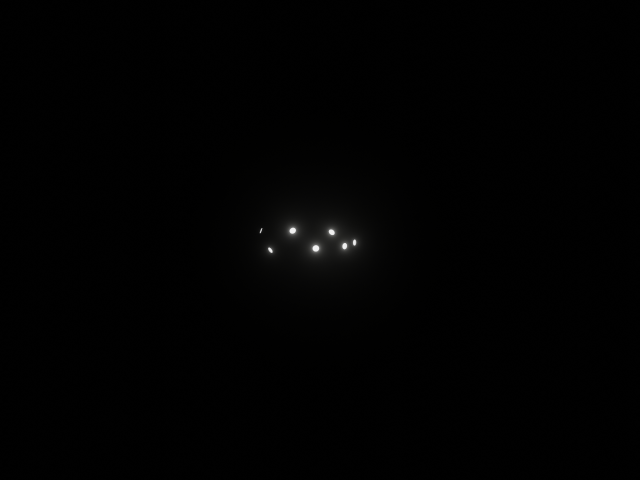
#> input picture led_pos_simulation/blender_3d/image_output/real_image/images/CAMERA_0_blender_test_image_1.png, 1280 x 960 px (shown at 1/2 size)
$ python triangulate.py
#> lines starting #> are read from the running program, lines starting #| are printed output that depends on the picture
import numpy as np
from matplotlib import gridspec
from matplotlib.ticker import FormatStrFormatter
from mpl_toolkits.mplot3d import Axes3D
from matplotlib.widgets import TextBox
from collections import OrderedDict
from dataclasses import dataclass
import pickle
import gzip
import cv2
import glob
import os
import matplotlib as mpl
import tkinter as tk
import matplotlib.patches as patches
from mpl_toolkits.axes_grid1.inset_locator import zoomed_inset_axes, mark_inset
import json
import matplotlib.ticker as ticker
from enum import Enum, auto
import copy
import re
import subprocess
import cv2
import traceback
import math
import matplotlib.pyplot as plt
import seaborn as sns
import pandas as pd
import itertools
from typing import List, Dict
from scipy.optimize import least_squares
from scipy.sparse import lil_matrix


# origin_led_data = np.array([
#     [-0.02146761, -0.00338068, -0.01452609],
#     [-0.0318701,  0.0056534,  -0.01280416],
#     [-0.03692925,  0.00851113,  0.00131286],
#     [-0.04287211,  0.02633948, -0.00218811],
#     [-0.04170018,  0.0351938,   0.0201169 ],
#     [-0.02923584,  0.0621018,   0.01633358],
#
# ])
origin_led_data = np.array([
    [-0.021694, - 0.00343949, - 0.01382317],
    [-0.03214488,  0.00565171, -0.01205724],
    [-0.03664481,  0.00933376,  0.00323258],
    [-0.04251254,  0.02695509, -0.00198855],
    [-0.04160133, 0.03601583,  0.01995078],
    [-0.02816196,  0.06226372,  0.01623387],

])
#
# origin_led_data = np.array([
#     [-0.02146761, -0.00343424, -0.01381839],
#     [-0.0318701, 0.00568587, -0.01206734],
#     [-0.03692925, 0.00930785, 0.00321071],
#     [-0.04287211, 0.02691347, -0.00194137],
#     [-0.04170018, 0.03609551, 0.01989264],
#     [-0.02923584, 0.06186962, 0.0161972],
#     [-0.01456789, 0.06295633, 0.03659283],
#     [0.00766914, 0.07115411, 0.0206431],
#     [0.02992447, 0.05507271, 0.03108736],
#     [0.03724313, 0.05268665, 0.01100446],
#     [0.04265723, 0.03016438, 0.01624689],
#     [0.04222733, 0.0228845, -0.00394005],
#     [0.03300807, 0.00371497, 0.00026865],
#     [0.03006234, 0.00378822, -0.01297127],
#     [0.02000199, -0.00388647, -0.014973]
# ])

origin_led_dir = np.array([
    [-0.52706841, -0.71386452, -0.46108171],
    [-0.71941994, -0.53832866, -0.43890456],
    [-0.75763735, -0.6234486, 0.19312559],
    [-0.95565641, 0.00827838, -0.29436762],
    [-0.89943476, -0.04857372, 0.43434745],
    [-0.57938915, 0.80424722, -0.13226727],
    [-0.32401356, 0.5869508, 0.74195955],
    [0.14082806, 0.97575588, -0.16753482],
    [0.66436362, 0.41503629, 0.62158335],
    [0.77126662, 0.61174447, -0.17583089],
    [0.90904575, -0.17393345, 0.37865945],
    [0.9435189, -0.10477919, -0.31431419],
    [0.7051038, -0.6950803, 0.14032818],
    [0.67315478, -0.5810967, -0.45737213],
    [0.49720891, -0.70839529, -0.5009585]
])

camera_matrix = [

    [np.array([[712.623, 0.0, 653.448],
               [0.0, 712.623, 475.572],
               [0.0, 0.0, 1.0]], dtype=np.float64),
     np.array([[0.072867], [-0.026268], [0.007135], [-0.000997]], dtype=np.float64)],

    [np.array([[716.896, 0.0, 668.902],
               [0.0, 716.896, 460.618],
               [0.0, 0.0, 1.0]], dtype=np.float64),
     np.array([[0.07542], [-0.026874], [0.006662], [-0.000775]], dtype=np.float64)],

]
default_dist_coeffs = np.zeros((4, 1))
default_cameraK = np.eye(3).astype(np.float64)

READ = 0
WRITE = 1
SUCCESS = 0
ERROR = -1
DONE = 1
NOT_SET = -1
CAP_PROP_FRAME_WIDTH = 1280
CAP_PROP_FRAME_HEIGHT = 960
CV_MIN_THRESHOLD = 150
CV_MAX_THRESHOLD = 255

show_plt = 1
undistort = 1

json_file = './jsons/test_1/blob_area.json'
std_file = './jsons/test_1/blob_area_all.json'
blend_image_l = "./images/CAMERA_0_blender_test_image_1.png"
real_image_l = "./images/left_frame_1.png"
blend_image_r = "./images/CAMERA_1_blender_test_image_1.png"
real_image_r = "./images/right_frame_1.png"


# [9 lines of commented-out code are left out]
CAMERA_INFO = {}
CAMERA_INFO_STRUCTURE = {
    'camera_calibration': {'camera_k': [], 'dist_coeff': []},
    'led_num': [],
    'points2D': {'greysum': [], 'opencv': [], 'blender': []},
    'points2D_U': {'greysum': [], 'opencv': [], 'blender': []},
    'points3D': [],
    'rt': {'rvec': [], 'tvec': []},
    'remake_3d': [],
    'distance': []
}


class POSE_ESTIMATION_METHOD(Enum):
    # Opencv legacy
    SOLVE_PNP_RANSAC = auto()
    SOLVE_PNP_REFINE_LM = auto()
    SOLVE_PNP_AP3P = auto()
    SOLVE_PNP = auto()
    SOLVE_PNP_RESERVED = auto()
# [61 lines left out: functions solvepnp_ransac, solvepnp_ransac_refineLM, solvepnp_AP3P, not called in this run]
SOLVE_PNP_FUNCTION = {
    POSE_ESTIMATION_METHOD.SOLVE_PNP_RANSAC: solvepnp_ransac,
    POSE_ESTIMATION_METHOD.SOLVE_PNP_REFINE_LM: solvepnp_ransac_refineLM,
    POSE_ESTIMATION_METHOD.SOLVE_PNP_AP3P: solvepnp_AP3P,
}
METHOD = POSE_ESTIMATION_METHOD.SOLVE_PNP_AP3P
def pickle_data(rw_mode, path, data):
    import pickle
    import gzip
    try:
        if rw_mode == READ:
            with gzip.open(path, 'rb') as f:
                data = pickle.load(f)
            return data
        elif rw_mode == WRITE:
            with gzip.open(path, 'wb') as f:
                pickle.dump(data, f)
        else:
            print('not support mode')
    except:
        print('file r/w error')
        return ERROR
def rw_json_data(rw_mode, path, data):
    try:
        if rw_mode == READ:
            with open(path, 'r', encoding="utf-8") as rdata:
                json_data = json.load(rdata)
            return json_data
        elif rw_mode == WRITE:
            print(data)
            with open(path, 'w', encoding="utf-8") as wdata:
                json.dump(data, wdata, ensure_ascii=False, indent="\t")
        else:
            print('not support mode')
    except:
        # print('file r/w error')
        return ERROR
# [4 lines left out: function view_camera_infos, not called in this run]
def zoom_factory(ax, base_scale=2.):
    # [29 lines left out: function zoom_fun, not called in this run]

    # get the figure of interest
    fig = ax.get_figure()
    # attach the call back
    fig.canvas.mpl_connect('scroll_event', zoom_fun)

    # return the function
    return zoom_fun
# [44 lines left out: functions find_center, detect_led_lights, not called in this run]
def add_value(my_dict, key, tag, value):
    compound_key = str(key) + "-" + tag
    my_dict[compound_key] = value  # 이전 값을 삭제하고 새로운 값을 저장합니다.
def draw_bboxes(image, bboxes):
    if len(bboxes) > 0:
        except_pos = 0
        for i, data in enumerate(bboxes):
            (x, y, w, h) = data['bbox']
            IDX = data['idx']
            except_pos += 1
            if except_pos == len(bboxes) / 2:
                color = (255, 255, 255)
                line_width = 1
                except_pos = 0
            else:
                color = (0, 255, 0)
                line_width = 2

            cv2.rectangle(image, (int(x), int(y)), (int(x + w), int(y + h)), color, line_width,
                          1)
            view_camera_infos(image, ''.join([f'{IDX}']), int(x), int(y) - 10)
def blob_area_set(index, image, tag, file_path):
    bboxes = []
    json_data = rw_json_data(READ, file_path, None)
    compound_key = str(index) + "-" + tag
    if json_data != ERROR:
        if compound_key in json_data:
            bboxes = json_data[compound_key]['bboxes']
    else:
        json_data = OrderedDict()
    print(bboxes)
    while True:
        draw_img = image.copy()
        _, img_filtered = cv2.threshold(draw_img, CV_MIN_THRESHOLD, CV_MAX_THRESHOLD, cv2.THRESH_TOZERO)
        IMG_GRAY = cv2.cvtColor(img_filtered, cv2.COLOR_BGR2GRAY)
        draw_bboxes(draw_img, bboxes)
        key = cv2.waitKey(1)
        if key == ord('a'):
            cv2.imshow(f"{compound_key}", IMG_GRAY)
            bbox = cv2.selectROI(f"{compound_key}", IMG_GRAY)
            while True:
                inputs = input('input led number: ')
                if inputs.isdigit():
                    input_number = int(inputs)
                    if input_number in range(0, 1000):
                        (x, y, w, h) = bbox
                        print('label number ', input_number)
                        print('bbox ', bbox)
                        if x >= CAP_PROP_FRAME_WIDTH:
                            cam_id = 1
                        else:
                            cam_id = 0
                        bboxes.append({'idx': input_number, 'bbox': bbox, 'id': cam_id})
                        break
                elif cv2.waitKey(1) == ord('q'):
                    bboxes.clear()
                    break
        elif key == ord('c'):
            print('clear area')
            bboxes.clear()

        elif key == ord('s'):
            print('save blob area')
            add_value(json_data, index, tag, {'bboxes': bboxes})
            # Write json data
            rw_json_data(WRITE, file_path, json_data)

        elif key & 0xFF == 27:
            print('ESC pressed')
            cv2.destroyAllWindows()
            return ERROR
        elif key == ord('n'):
            print('go next step')
            break

        cv2.imshow(f"{compound_key}", draw_img)
# [398 lines left out: functions remake_3d_point, calculation, refactor_3d, triangulate_test, test_result, solve_pnp_and_plot and 3 more, not called in this run]
def solvePnP_std_test():
    blob_set = NOT_SET
    root = tk.Tk()
    width_px = root.winfo_screenwidth()
    height_px = root.winfo_screenheight()

    # 모니터 해상도에 맞게 조절
    mpl.rcParams['figure.dpi'] = 120  # DPI 설정
    monitor_width_inches = width_px / mpl.rcParams['figure.dpi']  # 모니터 너비를 인치 단위로 변환
    monitor_height_inches = height_px / mpl.rcParams['figure.dpi']  # 모니터 높이를 인치 단위로 변환

    fig = plt.figure(figsize=(monitor_width_inches, monitor_height_inches), num='LED Position FinDer')

    # 2:1 비율로 큰 그리드 생성
    gs = gridspec.GridSpec(1, 2, width_ratios=[1, 2])

    # 왼쪽 그리드에 subplot 할당
    ax1 = plt.subplot(gs[0], projection='3d')

    # 오른쪽 그리드를 위에는 2개, 아래는 3개로 분할
    gs_sub = gridspec.GridSpecFromSubplotSpec(2, 1, subplot_spec=gs[1], height_ratios=[1, 1])

    # 분할된 오른쪽 그리드의 위쪽에 subplot 할당
    gs_sub_top = gridspec.GridSpecFromSubplotSpec(1, 2, subplot_spec=gs_sub[0])
    ax2 = plt.subplot(gs_sub_top[0])
    ax3 = plt.subplot(gs_sub_top[1])

    # 분할된 오른쪽 그리드의 아래쪽에 subplot 할당
    gs_sub_bottom = gridspec.GridSpecFromSubplotSpec(1, 3, subplot_spec=gs_sub[1])
    ax4 = plt.subplot(gs_sub_bottom[0])
    ax5 = plt.subplot(gs_sub_bottom[1])
    ax6 = plt.subplot(gs_sub_bottom[2])

    # ax1 설정
    origin_pts = np.array(origin_led_data).reshape(-1, 3)
    ax1.set_title('3D plot')
    ax1.scatter(origin_pts[:, 0], origin_pts[:, 1], origin_pts[:, 2], color='black', alpha=0.5, marker='o', s=10)
    ax1.scatter(0, 0, 0, marker='o', color='k', s=20)
    ax1.set_xlim([-0.1, 0.1])
    ax1.set_xlabel('X')
    ax1.set_ylim([-0.1, 0.1])
    ax1.set_ylabel('Y')
    ax1.set_zlim([-0.1, 0.1])
    ax1.set_zlabel('Z')
    scale = 1.5
    f = zoom_factory(ax1, base_scale=scale)  # 이부분은 ax1이 zoom in, zoom out 기능을 가지게 해주는 코드입니다.

    # ax3 설정
    led_number = len(origin_led_data)
    ax4.set_title('distance BL')
    ax4.set_xlim([0, led_number])  # x축을 LED 번호의 수 만큼 설정합니다. 이 경우 14개로 설정됩니다.
    ax4.set_xticks(range(led_number))  # x축에 표시되는 눈금을 LED 번호의 수 만큼 설정합니다.
    ax4.set_xticklabels(range(led_number))  # x축에 표시되는 눈금 라벨을 LED 번호의 수 만큼 설정합니다.

    ax5.set_title('distance RE')
    ax5.set_xlim([0, led_number])  # x축을 LED 번호의 수 만큼 설정합니다. 이 경우 14개로 설정됩니다.
    ax5.set_xticks(range(led_number))  # x축에 표시되는 눈금을 LED 번호의 수 만큼 설정합니다.
    ax5.set_xticklabels(range(led_number))  # x축에 표시되는 눈금 라벨을 LED 번호의 수 만큼 설정합니다.

    ax6.set_xlabel('Camera ID')
    ax6.set_ylabel('Mean and Std Dev')

    # 평균과 표준편차를 저장할 데이터프레임 생성
    df = pd.DataFrame(columns=['model_cam_id', 'type', 'mean', 'std'])
    # 모델과 카메라 ID별로 rvec, tvec 값 저장할 딕셔너리 초기화
    rvecs = {}
    tvecs = {}

    while True:
        B_img_l = cv2.imread(blend_image_l)
        B_img_r = cv2.imread(blend_image_r)
        R_img_l = cv2.imread(real_image_l)
        R_img_r = cv2.imread(real_image_r)
        STACK_FRAME_B = np.hstack((B_img_l, B_img_r))
        STACK_FRAME_R = np.hstack((R_img_l, R_img_r))
        if blob_set == NOT_SET:
            if blob_area_set(0, STACK_FRAME_B, 'BL', std_file) == ERROR:
                break
            if blob_area_set(0, STACK_FRAME_R, 'RE', std_file) == ERROR:
                break
        blob_set = DONE
        key = cv2.waitKey(1)
        if key & 0xFF == 27:
            print('ESC pressed')
            break
        elif key == ord('c'):
            json_data = rw_json_data(READ, std_file, None)
            bboxes_bl = json_data[f"{0}-BL"]['bboxes']
            bboxes_re = json_data[f"{0}-RE"]['bboxes']
            _, img_bl_filtered = cv2.threshold(STACK_FRAME_B, CV_MIN_THRESHOLD, CV_MAX_THRESHOLD, cv2.THRESH_TOZERO)
            IMG_GRAY_BL = cv2.cvtColor(img_bl_filtered, cv2.COLOR_BGR2GRAY)
            _, img_re_filtered = cv2.threshold(STACK_FRAME_R, CV_MIN_THRESHOLD, CV_MAX_THRESHOLD, cv2.THRESH_TOZERO)
            IMG_GRAY_RE = cv2.cvtColor(img_re_filtered, cv2.COLOR_BGR2GRAY)
            process_combinations(IMG_GRAY_BL, bboxes_bl, 'BL')
            process_combinations(IMG_GRAY_RE, bboxes_re, 'RE')

            # ax2 설정
            ax2.set_title('Projection BL')
            ax2.imshow(IMG_GRAY_BL, cmap='gray')
            ax3.set_title('Projection RE')
            ax3.imshow(IMG_GRAY_RE, cmap='gray')

            rvecs_RE_0 = []
            tvecs_RE_0 = []

            for keys, cam_data in CAMERA_INFO.items():
                model_cam_id = keys.split('-')[1]  # 'BL_0', 'BL_1', 'RE_0', 'RE_1' 등 추출
                if model_cam_id == 'RE_0':
                    rvec = cam_data['rt']['rvec']  # rvec 벡터 계산
                    tvec = cam_data['rt']['tvec']  # tvec 벡터 계산
                    rvecs_RE_0.append(rvec)
                    tvecs_RE_0.append(tvec)

            # 'RE_0'에 해당하는 rvec과 tvec 값들을 출력하고, 각 인자별로 평균값을 계산
            rvecs_RE_0 = np.array(rvecs_RE_0)
            tvecs_RE_0 = np.array(tvecs_RE_0)

            print("rvecs for 'RE_0':", rvecs_RE_0)
            print("tvecs for 'RE_0':", tvecs_RE_0)

            # 평균값 계산
            rvecs_RE_0_mean = np.mean(rvecs_RE_0, axis=0)
            tvecs_RE_0_mean = np.mean(tvecs_RE_0, axis=0)

            print("Average rvec for 'RE_0':", rvecs_RE_0_mean.flatten())
            print("Average tvec for 'RE_0':", tvecs_RE_0_mean.flatten())

            for keys, cam_data in CAMERA_INFO.items():
                cam_id = int(keys.split('_')[1])
                points2D = np.array(cam_data['points2D']['greysum'])
                points2D_opencv = np.array(cam_data['points2D']['opencv'])
                remake_3d = np.array(cam_data['remake_3d'])
                led_index = np.array(cam_data['led_num'])
                dist_diff = np.array(cam_data['distance'])
                model_cam_id = keys.split('-')[1]  # 'BL_0', 'BL_1', 'RE_0', 'RE_1' 등 추출
                rvec = np.linalg.norm(cam_data['rt']['rvec'])  # rvec 벡터의 길이 계산
                tvec = np.linalg.norm(cam_data['rt']['tvec'])  # tvec 벡터의 길이 계산
                if model_cam_id not in rvecs:
                    rvecs[model_cam_id] = []
                if model_cam_id not in tvecs:
                    tvecs[model_cam_id] = []
                rvecs[model_cam_id].append(rvec)
                tvecs[model_cam_id].append(tvec)

                if 'BL' in keys:
                    if cam_id == 1:
                        ax2.scatter(points2D[:, 0] + CAP_PROP_FRAME_WIDTH, points2D[:, 1], color='black', alpha=0.5, marker='o', s=1)
                        ax2.scatter(points2D_opencv[:, 0] + CAP_PROP_FRAME_WIDTH, points2D_opencv[:, 1], color='blue', alpha=0.5, marker='o', s=1)
                    else:
                        ax2.scatter(points2D[:, 0], points2D[:, 1], color='black', alpha=0.5, marker='o', s=1)
                        ax2.scatter(points2D_opencv[:, 0], points2D_opencv[:, 1], color='blue', alpha=0.5, marker='o', s=1)
                        ax1.scatter(remake_3d[:, 0], remake_3d[:, 1], remake_3d[:, 2], color='blue', alpha=0.5, marker='o',
                                    s=3)
                        ax4.scatter(led_index, dist_diff, color='blue', alpha=0.5)

                elif 'RE' in keys:
                    if cam_id == 1:
                        ax3.scatter(points2D[:, 0] + CAP_PROP_FRAME_WIDTH, points2D[:, 1], color='black', alpha=0.5, marker='o', s=1)
                        ax3.scatter(points2D_opencv[:, 0] + CAP_PROP_FRAME_WIDTH, points2D_opencv[:, 1], color='red', alpha=0.5, marker='o', s=1)
                    else:
                        ax3.scatter(points2D[:, 0], points2D[:, 1], color='black', alpha=0.5, marker='o', s=1)
                        ax3.scatter(points2D_opencv[:, 0], points2D_opencv[:, 1], color='red', alpha=0.5, marker='o', s=1)
                        ax1.scatter(remake_3d[:, 0], remake_3d[:, 1], remake_3d[:, 2], color='red', alpha=0.5, marker='o',
                                    s=3)
                        ax5.scatter(led_index, dist_diff, color='red', alpha=0.5)

            # 각 모델과 카메라 ID에 대해 rvec, tvec의 평균과 표준편차 계산
            for idx, model_cam_id in enumerate(rvecs.keys()):

                rvec_arr = np.array(rvecs[model_cam_id])
                tvec_arr = np.array(tvecs[model_cam_id])
                rvec_mean = np.mean(rvec_arr)
                tvec_mean = np.mean(tvec_arr)
                rvec_std = np.std(rvec_arr)
                tvec_std = np.std(tvec_arr)
                df.loc[2 * idx] = [model_cam_id, 'rvec', rvec_mean, rvec_std]
                df.loc[2 * idx + 1] = [model_cam_id, 'tvec', tvec_mean, tvec_std]
            # ax6에 그래프 그리기
            sns.barplot(x='model_cam_id', y='std', hue='type', data=df, palette=['#53a4b1', '#c06343'],
                        capsize=0.1, ax=ax6)  # 바 그래프 그리기
            ax6.set_title('Standard Deviation of rvec & tvec for each model')  # 그래프 제목 설정

            plt.show()
        else:
            print('capture mode')

    cv2.destroyAllWindows()

    file = 'rt_std.pickle'
    data = OrderedDict()
    data['CAMERA_INFO'] = CAMERA_INFO
    ret = pickle_data(WRITE, file, data)
    if ret != ERROR:
        print('data saved')
# [422 lines left out: functions BA, BA_3D_POINT, BA_std_test, not called in this run]

if __name__ == "__main__":
    for i, leds in enumerate(origin_led_data):
        print(f"{i}, {leds}")

    print(os.getcwd())
    # triangulate_test()
    # test_result()
    solvePnP_std_test()
#> in solvePnP_std_test, B_img_l is the input picture: shape (960, 1280, 3); mean B, G, R 1.3, 1.3, 1.3
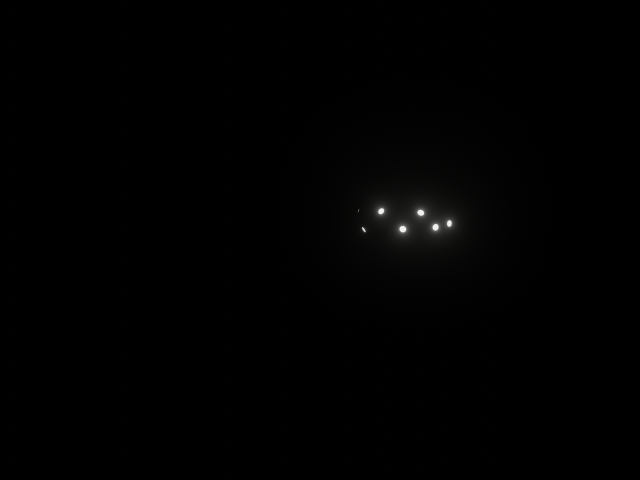
#> input picture led_pos_simulation/blender_3d/image_output/real_image/images/CAMERA_1_blender_test_image_1.png, 1280 x 960 px (shown at 1/2 size)
#> in solvePnP_std_test, B_img_r is the input picture: shape (960, 1280, 3); mean B, G, R 1.4, 1.4, 1.4
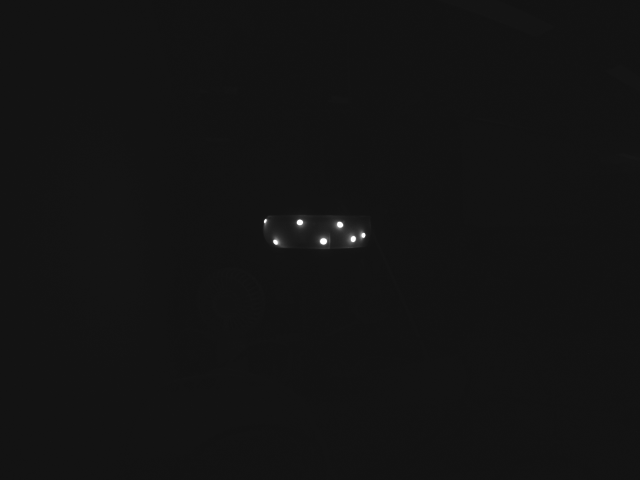
#> input picture led_pos_simulation/blender_3d/image_output/real_image/images/left_frame_1.png, 1280 x 960 px (shown at 1/2 size)
#> in solvePnP_std_test, R_img_l is the input picture: shape (960, 1280, 3); min 17, max 255, mean 19
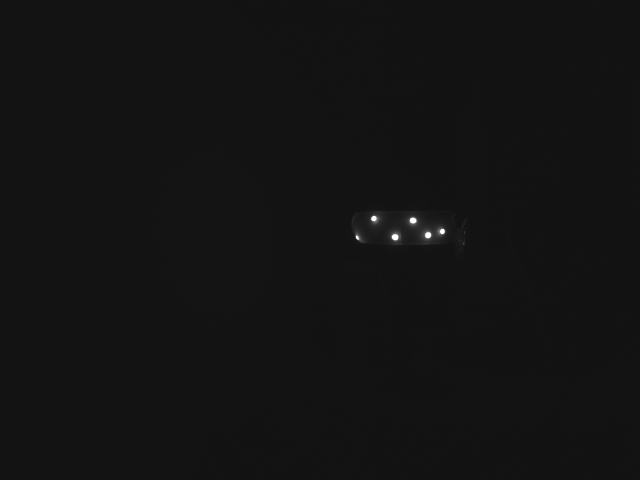
#> input picture led_pos_simulation/blender_3d/image_output/real_image/images/right_frame_1.png, 1280 x 960 px (shown at 1/2 size)
#> in solvePnP_std_test, R_img_r is the input picture: shape (960, 1280, 3); min 17, max 255, mean 19
#> in solvePnP_std_test, `STACK_FRAME_B = np.hstack((B_img_l, B_img_r))`:
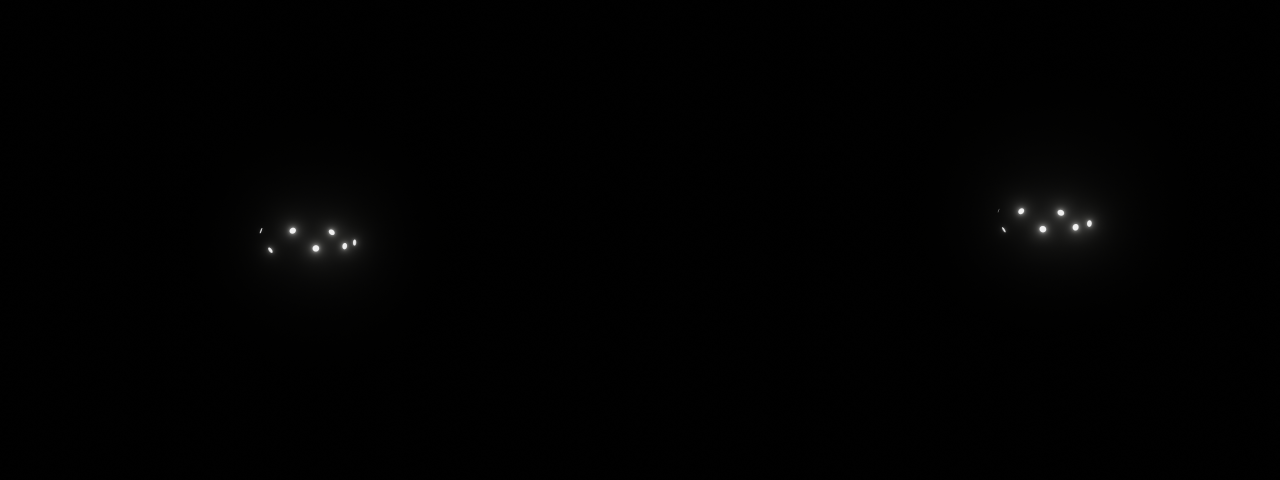
#> STACK_FRAME_B: shape (960, 2560, 3) (shown at 1/2 size); mean B, G, R 1.3, 1.4, 1.4
#> (key q is pressed here)
    # BA()
    # BA_3D_POINT()
    # BA_std_test()
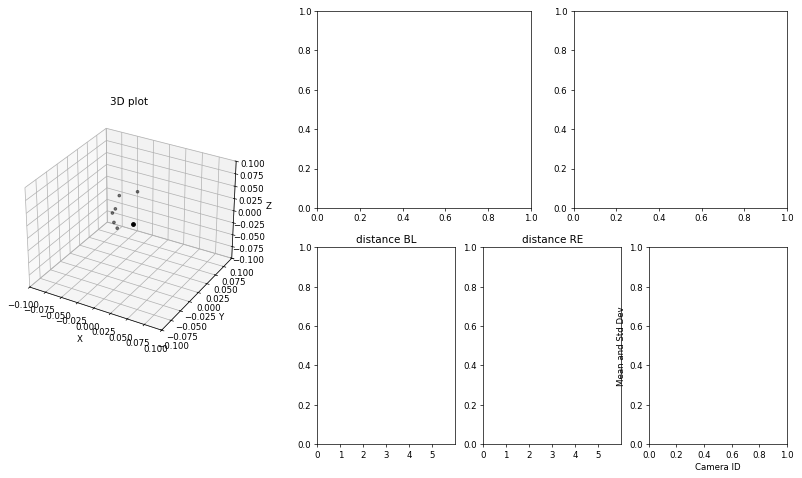
#> figure drawn by matplotlib, 1 panel
